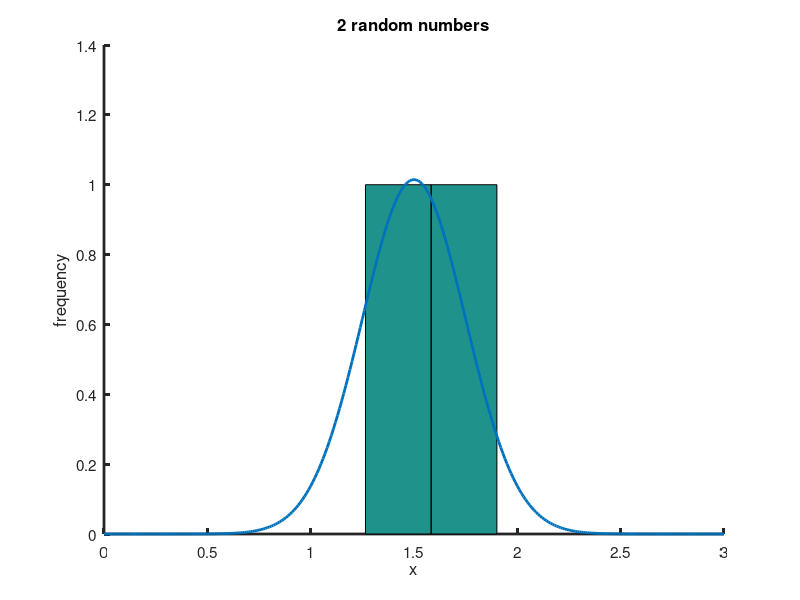
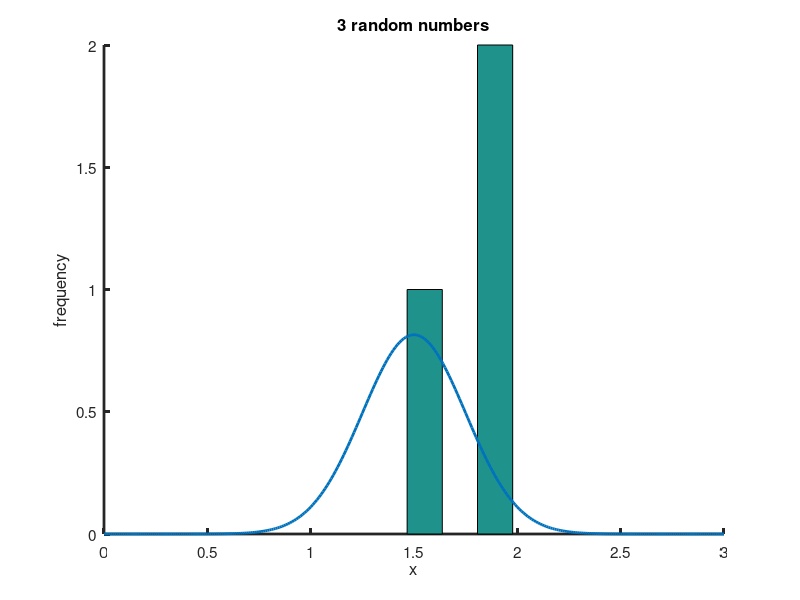
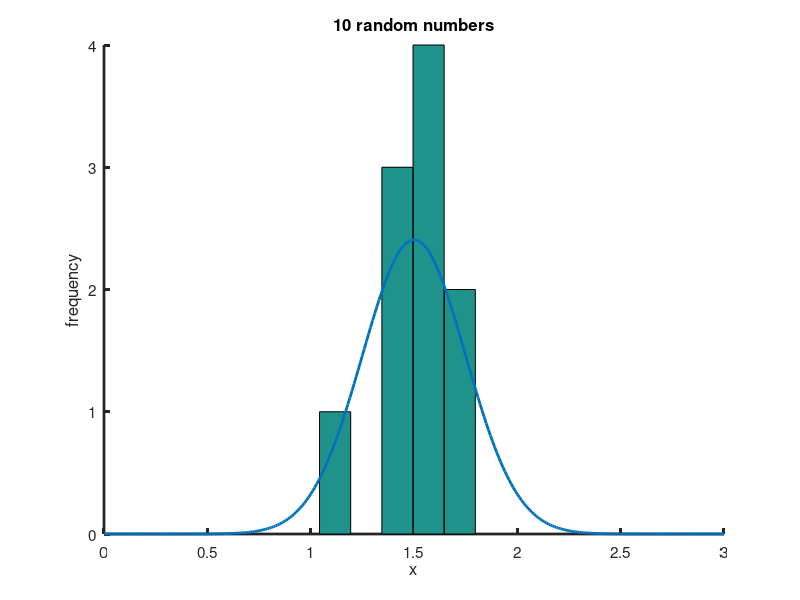
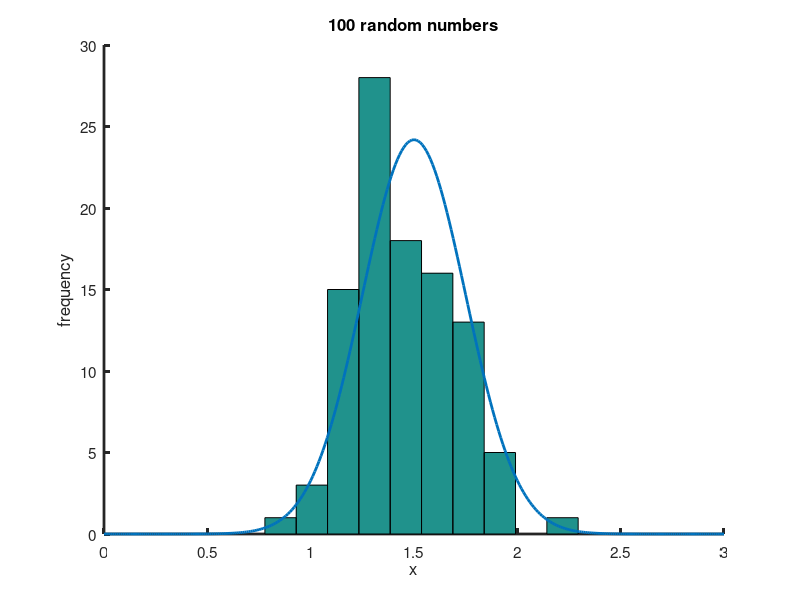

Here is the MATLAB script that generated these plots, in order:
% excercise #2 Lecture #1 CH480/680

figure(1); clf; figure(2); clf; figure(3); clf; figure(4); clf;figure(5); clf

%octave/matlab can generate random numbers with a normal distribution
%let's write a script to generate 2, 3, 10, 100, 1000 random numbers with
% a mean of 1.5 and a standard deviation of 0.25
% calculate the sample mean and standard deviation for these sets
% plot histograms for each data set and the theoretical distributions on the 
% same plot

% define the normal function

f = @(x,mu,sigma) (1/(sigma*sqrt(2*pi)))*exp((-1/2)*((x-mu)./sigma).^2);

% simulate for 2, 3, 10, 100 and 1000

simdata2=0.25*(randn(1,2))+1.5;
simdata3=0.25*(randn(1,3))+1.5;
simdata10=0.25*(randn(1,10))+1.5;
simdata100=0.25*(randn(1,100))+1.5;
simdata1000=0.25*(randn(1,1000))+1.5;

average2=mean(simdata2); average3=mean(simdata3); average10=mean(simdata10);
average100=mean(simdata100); average1000=mean(simdata1000);

stdev2=std(simdata2); stdev3=std(simdata3); stdev10=std(simdata10); 
stdev100=std(simdata100); stdev1000=std(simdata1000); 

display=[average2 average3 average10 average100 average1000
    stdev2 stdev3 stdev10 stdev100 stdev1000]

% now make the plots
% generate the theoretical curve  (area of 1)
x=0:0.01:3; mu=1.5; sigma=(0.25);

% call the function, make sure variables are in the right order
y=f(x,mu,sigma);

figure(1);
xlabel('x'); ylabel('frequency'); title('2 random numbers')
hold on; hist(simdata2,2); [counts,centers]=hist(simdata2,2);
binwidth=centers(2)-centers(1);
%[Mdata,I]=max(counts); Msim=max(y); factor=Mdata/Msim; y2=factor*y;
%plot(x,y2,'linewidth',2); set(gca,'linewidth',2,'fontsize',11)
plot(x,y*2*binwidth,'linewidth',2); set(gca,'linewidth',2,'fontsize',11)

figure(2);
xlabel('x'); ylabel('frequency'); title('3 random numbers')
hold on; hist(simdata3,3); [counts,centers]=hist(simdata3,3);
binwidth=centers(2)-centers(1);
%[Mdata,I]=max(counts); Msim=max(y); factor=Mdata/Msim; y3=factor*y;
%plot(x,y3,'linewidth',2); set(gca,'linewidth',2,'fontsize',11)
plot(x,y*3*binwidth,'linewidth',2); set(gca,'linewidth',2,'fontsize',11)

figure(3);
xlabel('x'); ylabel('frequency'); title('10 random numbers')
hold on; hist(simdata10,5); [counts,centers]=hist(simdata10,5);
binwidth=centers(2)-centers(1);
%[Mdata,I]=max(counts); Msim=max(y); factor=Mdata/Msim; y10=factor*y;
%plot(x,y10,'linewidth',2); set(gca,'linewidth',2,'fontsize',11)
plot(x,y*10*binwidth,'linewidth',2); set(gca,'linewidth',2,'fontsize',11)

figure(4);
xlabel('x'); ylabel('frequency'); title('100 random numbers')
hold on; hist(simdata100,10); [counts,centers]=hist(simdata100,10);
binwidth=centers(2)-centers(1);
%[Mdata,I]=max(counts); Msim=max(y); factor=Mdata/Msim; y100=factor*y;
%plot(x,y100,'linewidth',2); set(gca,'linewidth',2,'fontsize',11)
plot(x,y*100*binwidth,'linewidth',2); set(gca,'linewidth',2,'fontsize',11)

figure(5); % 1000 sims
xlabel('x'); ylabel('frequency'); title('1000 random numbers')
hold on; hist(simdata1000,10); [counts,centers]=hist(simdata1000,10); 
binwidth=centers(2)-centers(1);
%[Mdata,I]=max(counts); Msim=max(y); factor=Mdata/Msim; y1000=factor*y;
%plot(x,y1000,'linewidth',2); set(gca,'linewidth',2,'fontsize',11)
plot(x,y*1000*binwidth,'linewidth',2); set(gca,'linewidth',2,'fontsize',11)

% or using the built in function!

%for Octave use this line. for matlab comment it out.
pkg load statistics

figure(6); histfit(simdata1000)
xlabel('x'); ylabel('frequency'); title('1000 random numbers')

